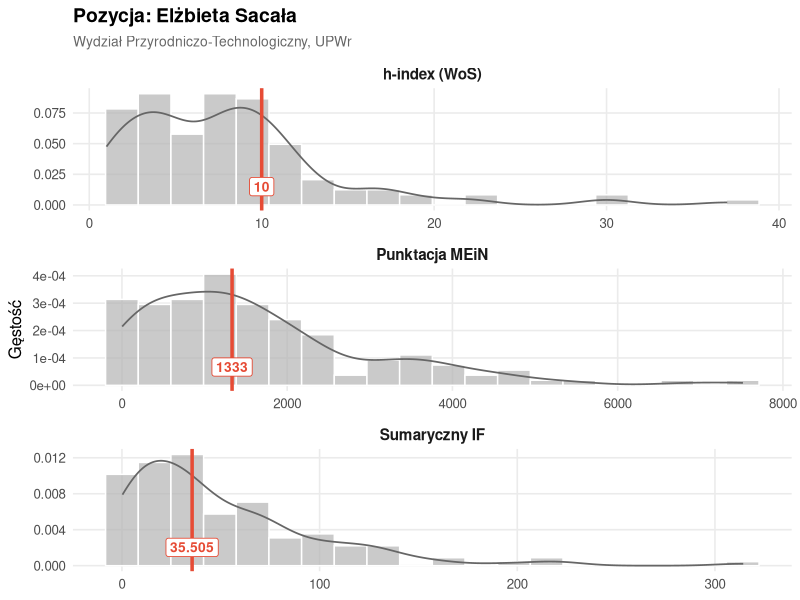
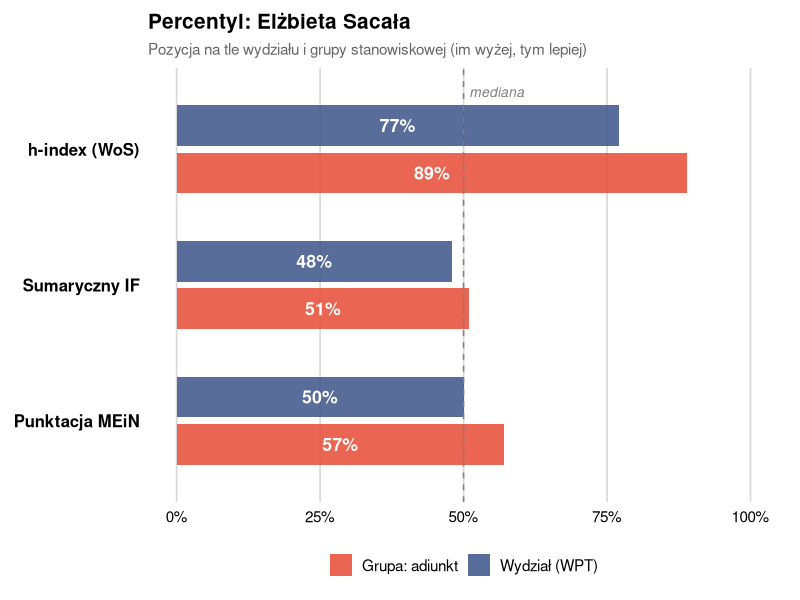

Here is the R script that generated these plots, in order: (Note: this script raises an error after producing the figures.)
## ---- chunk 1
knitr::opts_chunk$set(
  echo = FALSE, warning = FALSE, message = FALSE,
  fig.align = "center", out.width = "85%", dpi = 200
)

library(dplyr)
library(tidyr)
library(ggplot2)
library(knitr)

df <- read.csv("../../output_bibliometria/WPT_oczyszczone.csv", stringsAsFactors = FALSE)
df <- df %>%
  mutate(stanowisko = case_when(
    stanowisko == "profesor Uczelni" ~ "profesor uczelni",
    !is.na(stanowisko) ~ tolower(stanowisko),
    TRUE ~ NA_character_
  ))

metryki <- c("h_index_wos", "sum_IF", "sum_MEiN")
metryki_labels <- c(
  h_index_wos = "h-index (WoS)",
  sum_IF      = "Sumaryczny IF",
  sum_MEiN    = "Punktacja MEiN"
)

# Dane osoby
osoba <- df %>% filter(grepl("Sacała", profil))
imie_nazwisko <- osoba$profil

# Grupa stanowiskowa
grupa_stan <- df %>%
  filter(!is.na(stanowisko), stanowisko == osoba$stanowisko)

# Jednostka
grupa_jedn <- df %>%
  filter(jednostka == osoba$jednostka)
## ---- chunk 2
dane <- data.frame(
  ` ` = c("Imię i nazwisko", "Stanowisko", "Jednostka", "Wydział"),
  Wartość = c(
    osoba$profil,
    osoba$stanowisko,
    osoba$jednostka,
    "Wydział Przyrodniczo-Technologiczny"
  ),
  check.names = FALSE
)
kable(dane, booktabs = TRUE)
## ---- chunk 3
ws <- data.frame(
  Metryka = c("h-index (WoS)", "Sumaryczny IF", "Punktacja MEiN"),
  Wartość = c(osoba$h_index_wos, sprintf("%.2f", osoba$sum_IF), osoba$sum_MEiN),
  check.names = FALSE
)
kable(ws, caption = "Wartości wskaźników bibliometrycznych.", booktabs = TRUE)
## ---- chunk 4
rank_wpt <- data.frame(Metryka = character(), Pozycja = character(),
                        `Top (%)` = character(), check.names = FALSE)
for (m in metryki) {
  vals <- df[[m]][!is.na(df[[m]])]
  n <- length(vals)
  pos <- sum(vals > osoba[[m]]) + 1
  pct <- sprintf("%.1f", 100 * pos / n)
  rank_wpt <- rbind(rank_wpt, data.frame(
    Metryka = metryki_labels[m],
    Pozycja = paste0(pos, "/", n),
    `Top (%)` = pct,
    check.names = FALSE
  ))
}
kable(rank_wpt, caption = "Pozycja w rankingu WPT (cały wydział).", booktabs = TRUE,
      row.names = FALSE)
## ---- chunk 5
rank_stan <- data.frame(Metryka = character(), Pozycja = character(), check.names = FALSE)
for (m in metryki) {
  vals <- grupa_stan[[m]][!is.na(grupa_stan[[m]])]
  n <- length(vals)
  pos <- sum(vals > osoba[[m]]) + 1
  rank_stan <- rbind(rank_stan, data.frame(
    Metryka = metryki_labels[m],
    Pozycja = paste0(pos, "/", n),
    check.names = FALSE
  ))
}

kable(rank_stan,
      caption = paste0("Pozycja wśród ", osoba$stanowisko, "ów (n = ", nrow(grupa_stan), ")."),
      booktabs = TRUE, row.names = FALSE)
## ---- chunk 6
rank_jedn <- data.frame(Metryka = character(), Pozycja = character(), check.names = FALSE)
for (m in metryki) {
  vals <- grupa_jedn[[m]][!is.na(grupa_jedn[[m]])]
  n <- length(vals)
  pos <- sum(vals > osoba[[m]]) + 1
  rank_jedn <- rbind(rank_jedn, data.frame(
    Metryka = metryki_labels[m],
    Pozycja = paste0(pos, "/", n),
    check.names = FALSE
  ))
}
kable(rank_jedn,
      caption = paste0("Pozycja w jednostce (n = ", nrow(grupa_jedn), ")."),
      booktabs = TRUE, row.names = FALSE)
## ---- chunk 7
por <- data.frame(
  Metryka = character(), Wartość = character(),
  `Mediana WPT` = character(), `Odch. (%)` = character(),
  `Mediana grupy stan.` = character(), `Odch. (%)` = character(),
  check.names = FALSE
)
for (m in metryki) {
  v <- osoba[[m]]
  med_wpt <- median(df[[m]], na.rm = TRUE)
  med_stan <- median(grupa_stan[[m]], na.rm = TRUE)
  por <- rbind(por, data.frame(
    Metryka = metryki_labels[m],
    Wartość = ifelse(m == "sum_IF", sprintf("%.1f", v), as.character(v)),
    `Mediana WPT` = sprintf("%.1f", med_wpt),
    `Odch. WPT (%)` = sprintf("%+.0f", 100 * (v / med_wpt - 1)),
    `Mediana grupy` = sprintf("%.1f", med_stan),
    `Odch. grupy (%)` = sprintf("%+.0f", 100 * (v / med_stan - 1)),
    check.names = FALSE
  ))
}
kable(por, caption = "Porównanie z medianą wydziałową i grupy stanowiskowej.",
      booktabs = TRUE, row.names = FALSE)
## ---- chunk 8
theme_biblio <- theme_minimal(base_size = 12) +
  theme(
    plot.title = element_text(face = "bold", size = 14),
    plot.subtitle = element_text(color = "grey40", size = 10),
    strip.text = element_text(face = "bold", size = 11),
    panel.grid.minor = element_blank()
  )

df_long <- df %>%
  select(profil, all_of(metryki)) %>%
  pivot_longer(cols = all_of(metryki), names_to = "metryka", values_to = "wartosc") %>%
  filter(!is.na(wartosc)) %>%
  mutate(metryka = recode(metryka, !!!metryki_labels))

osoba_long <- osoba %>%
  select(profil, all_of(metryki)) %>%
  pivot_longer(cols = all_of(metryki), names_to = "metryka", values_to = "wartosc") %>%
  mutate(metryka = recode(metryka, !!!metryki_labels))

ggplot(df_long, aes(x = wartosc)) +
  geom_histogram(aes(y = after_stat(density)), bins = 20,
                 fill = "grey70", color = "white", alpha = 0.7) +
  geom_density(color = "grey40", linewidth = 0.6) +
  geom_vline(data = osoba_long, aes(xintercept = wartosc),
             color = "#E64B35", linewidth = 1.2, linetype = "solid") +
  geom_label(data = osoba_long,
             aes(x = wartosc, y = 0, label = wartosc),
             color = "#E64B35", fontface = "bold", size = 3.5,
             vjust = -0.5, fill = "white", label.size = 0.3) +
  facet_wrap(~metryka, scales = "free", ncol = 1) +
  labs(title = paste("Pozycja:", imie_nazwisko),
       subtitle = "Wydział Przyrodniczo-Technologiczny, UPWr",
       x = NULL, y = "Gęstość") +
  theme_biblio
## ---- chunk 9
perc_data <- data.frame(
  metryka = character(), grupa = character(), percentyl = numeric(),
  stringsAsFactors = FALSE
)

grupa_stan_label <- paste0("Grupa: ", osoba$stanowisko)

for (m in metryki) {
  vals_wpt <- df[[m]][!is.na(df[[m]])]
  pct_wpt <- round(100 * mean(vals_wpt <= osoba[[m]]))

  vals_stan <- grupa_stan[[m]][!is.na(grupa_stan[[m]])]
  pct_stan <- round(100 * mean(vals_stan <= osoba[[m]]))

  perc_data <- rbind(perc_data, data.frame(
    metryka = metryki_labels[m],
    grupa = c("Wydział (WPT)", grupa_stan_label),
    percentyl = c(pct_wpt, pct_stan),
    stringsAsFactors = FALSE
  ))
}

perc_data$metryka <- factor(perc_data$metryka,
  levels = rev(c("h-index (WoS)", "Sumaryczny IF", "Punktacja MEiN")))
perc_data$grupa <- factor(perc_data$grupa,
  levels = c(grupa_stan_label, "Wydział (WPT)"))

fill_vals <- c("#3C5488", "#E64B35")
names(fill_vals) <- c("Wydział (WPT)", grupa_stan_label)

perc_data$label_x <- ifelse(perc_data$percentyl >= 20,
                             perc_data$percentyl / 2,
                             perc_data$percentyl + 3)
perc_data$label_hjust <- ifelse(perc_data$percentyl >= 20, 0.5, 0)
perc_data$label_color <- ifelse(perc_data$percentyl >= 20, "white", "black")

p_perc <- ggplot(perc_data, aes(x = metryka, y = percentyl, fill = grupa)) +
  geom_col(position = position_dodge(width = 0.7), width = 0.6, alpha = 0.85) +
  geom_text(aes(y = label_x, label = paste0(percentyl, "%"), hjust = label_hjust),
            position = position_dodge(width = 0.7),
            size = 4.5, fontface = "bold", color = perc_data$label_color) +
  geom_hline(yintercept = 50, linetype = "dashed", color = "grey50", linewidth = 0.5) +
  annotate("text", x = 3.42, y = 51, label = "mediana", size = 3.5,
           color = "grey50", hjust = 0, fontface = "italic") +
  coord_flip() +
  scale_y_continuous(limits = c(0, 100), breaks = seq(0, 100, 25),
                     labels = paste0(seq(0, 100, 25), "%")) +
  scale_fill_manual(values = fill_vals) +
  labs(title = paste("Percentyl:", imie_nazwisko),
       subtitle = "Pozycja na tle wydziału i grupy stanowiskowej (im wyżej, tym lepiej)",
       x = NULL, y = NULL, fill = NULL) +
  theme_minimal(base_size = 13) +
  theme(
    plot.title = element_text(face = "bold", size = 15),
    plot.subtitle = element_text(color = "grey40", size = 11),
    plot.margin = margin(10, 15, 10, 10),
    legend.position = "bottom",
    legend.text = element_text(size = 11),
    panel.grid.minor = element_blank(),
    panel.grid.major.y = element_blank(),
    panel.grid.major.x = element_line(color = "grey85"),
    axis.text.y = element_text(size = 12, face = "bold", color = "black"),
    axis.text.x = element_text(size = 11, color = "black")
  )

perc_png <- "../../Wykresy/WPT/pracownicy/Sacala_Elzbieta/percentyl_pozycja.png"
ggsave(perc_png, p_perc, width = 9, height = 4.5, dpi = 200)
knitr::include_graphics(perc_png)
## ---- chunk 10
percs <- sapply(metryki, function(m) {
  vals <- df[[m]][!is.na(df[[m]])]
  round(100 * mean(vals <= osoba[[m]]))
})

percs_stan <- sapply(metryki, function(m) {
  vals <- grupa_stan[[m]][!is.na(grupa_stan[[m]])]
  round(100 * mean(vals <= osoba[[m]]))
})

cat(sprintf("**%s** (%s, %s) plasuje się następująco na tle Wydziału Przyrodniczo-Technologicznego UPWr:\n\n",
    imie_nazwisko, osoba$stanowisko, gsub("Instytut ", "Inst. ", osoba$jednostka)))

for (m in metryki) {
  v <- osoba[[m]]
  med_wpt <- median(df[[m]], na.rm = TRUE)
  med_stan <- median(grupa_stan[[m]], na.rm = TRUE)
  pct <- percs[m]
  pct_s <- percs_stan[m]

  # Opis pozycji na tle wydziału
  opis_wpt <- dplyr::case_when(
    pct >= 80 ~ "wyraźnie powyżej mediany wydziałowej",
    pct >= 60 ~ "powyżej mediany wydziałowej",
    pct >= 40 ~ "na poziomie mediany wydziałowej",
    pct >= 20 ~ "poniżej mediany wydziałowej",
    TRUE ~ "wyraźnie poniżej mediany wydziałowej"
  )

  # Opis pozycji na tle grupy stanowiskowej
  opis_stan <- dplyr::case_when(
    pct_s >= 75 ~ paste0("w czołówce grupy ", osoba$stanowisko, "ów"),
    pct_s >= 50 ~ paste0("w górnej połowie grupy ", osoba$stanowisko, "ów"),
    TRUE ~ paste0("w dolnej połowie grupy ", osoba$stanowisko, "ów")
  )

  if (m == "sum_IF") {
    cat(sprintf("- **%s = %.2f** --- percentyl %d., %s. %s.\n",
        metryki_labels[m], v, pct, opis_wpt, opis_stan))
  } else {
    cat(sprintf("- **%s = %d** --- percentyl %d., %s. %s.\n",
        metryki_labels[m], as.integer(v), pct, opis_wpt, opis_stan))
  }
}

# Ogólna ocena automatyczna
avg_pct <- mean(percs)
ocena <- dplyr::case_when(
  avg_pct >= 80 ~ "wybitny profil bibliometryczny, wyraźnie powyżej przeciętnej wydziałowej",
  avg_pct >= 65 ~ "bardzo dobry profil bibliometryczny, powyżej przeciętnej wydziałowej",
  avg_pct >= 50 ~ "solidny, ponadprzeciętny profil na tle wydziału",
  avg_pct >= 35 ~ "profil na poziomie przeciętnej wydziałowej",
  TRUE ~ "profil poniżej przeciętnej wydziałowej"
)

# Najlepsza metryka
best_m <- names(which.max(percs))
cat(sprintf("\n**Ogólna ocena:** %s. Najsilniejszą stroną jest %s (percentyl %d.).\n",
    ocena, metryki_labels[best_m], percs[best_m]))
